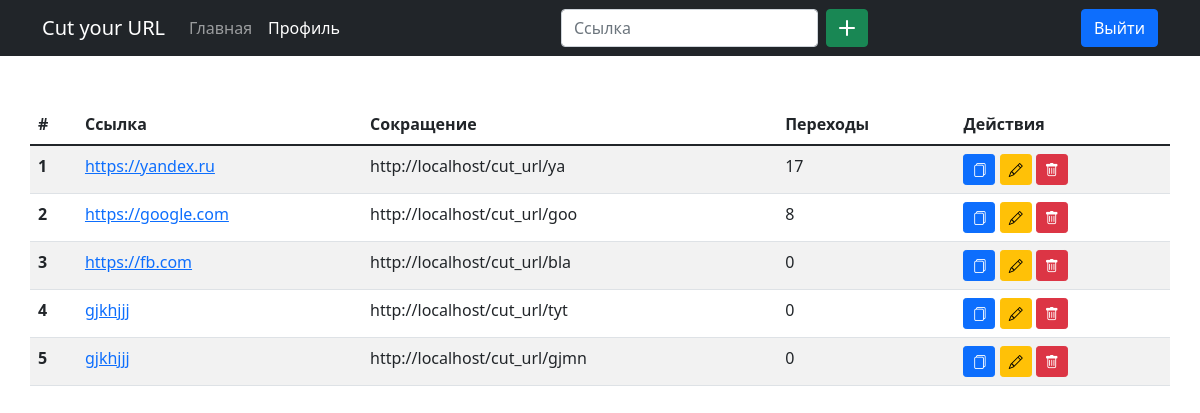
/profile.php (signed in), run on the app's committed database.
### tables this page shows
CREATE TABLE `links` (
  `id` int(11) NOT NULL,
  `user_id` int(11) NOT NULL,
  `long_link` varchar(250) DEFAULT NULL,
  `short_link` varchar(20) DEFAULT NULL,
  `views` int(11) NOT NULL DEFAULT '0'
);

### includes/functions.php (called while the page is built, shortened)
<?php
function get_url($page = "") {
  return HOST . "/$page";
}
function db() {
  try {
    return new PDO("mysql:host=" . DB_HOST . "; dbname=" . DB_NAME . "; charset=utf8", DB_USER, DB_PASS, [
      PDO::ATTR_EMULATE_PREPARES => false,
      PDO::ATTR_ERRMODE => PDO::ERRMODE_EXCEPTION,
      PDO::ATTR_DEFAULT_FETCH_MODE => PDO::FETCH_ASSOC
    ]);
  } catch (PDOException $e) {
    die($e->getMessage());
  }
}
function db_query($sql = '', $exec = false) {
  return db()->query($sql);
}
function get_user_links($user_id) {
  return db_query("SELECT * FROM `links` WHERE `user_id` = $user_id;")->fetchAll();
}

### profile.php (the view, shortened to what this page needs)
<?php
  include "includes/header_profile.php";
  $links = get_user_links($_SESSION['user']);
?>
<main class="container">
  <?php if(!empty($links)) { ?>
    <div class="row mt-5">
      <table class="table table-striped">
        <thead>
          <tr>
            <th scope="col">#</th>
            <th scope="col">Ссылка</th>
            <th scope="col">Сокращение</th>
            <th scope="col">Переходы</th>
            <th scope="col">Действия</th>
          </tr>
        </thead>
        <tbody>
          <?php foreach($links as $key => $link) { ?>
            <tr>
              <th scope="row"><?php echo $key + 1 ?></th>
              <td><a href="<?php echo $link['long_link']; ?>" target="_blank"><?php echo $link['long_link']; ?></a></td>
              <td class="short-link"><?php echo get_url($link['short_link']); ?></td>
              <td><?php echo $link['views']; ?></td>
              <td>
                <a href="#" class="btn btn-primary btn-sm copy-btn" title="Скопировать в буфер" data-clipboard-text="<?php echo get_url($link['short_link']); ?>"><i class="bi bi-files"></i></a>
                <a href="<?php echo get_url('includes/edit.php?user_id=' . $_SESSION['user'] . '&id=' . $link['id']); ?>" class="btn btn-warning btn-sm" title="Редактировать"><i class="bi bi-pencil"></i></a>
                <a href="<?php echo get_url('includes/delete.php?id=' . $link['id']); ?>" class="btn btn-danger btn-sm" title="Удалить"><i class="bi bi-trash"></i></a>
              </td>
            </tr>
          <?php } ?>
        </tbody>
      </table>
    </div>
  <?php } else {?>
    <h1 class="text-center mt-5">
      <span class="badge bg-warning text-dark">Добро пожаловать!<br>Введите вашу первую ссылку!</span>
    </h1>
  <?php } ?>
</main>
<?php include "includes/footer_profile.php"; ?>

### includes/header_profile.php (shortened to what this page needs)
<?php include_once "functions.php"; ?>
<!doctype html>
<html lang="ru">
<head>
	<link href="https://cdn.jsdelivr.net/npm/bootstrap@5.1.2/dist/css/bootstrap.min.css" rel="stylesheet">
	<link rel="stylesheet" href="https://cdn.jsdelivr.net/npm/bootstrap-icons@1.5.0/font/bootstrap-icons.css">
</head>
<body>
	<header>
		<nav class="navbar navbar-expand-lg navbar-dark bg-dark">
			<div class="container">
				<a class="navbar-brand" href="<?php echo get_url(); ?>"><?php echo SITE_NAME; ?></a>
				<div class="collapse navbar-collapse" id="navbarSupportedContent">
					<ul class="navbar-nav me-auto mb-2 mb-lg-0">
						<li class="nav-item">
							<a class="nav-link" aria-current="page" href="<?php echo get_url(); ?>">Главная</a>
						</li>
						<li class="nav-item">
							<a class="nav-link active" href="<?php echo get_url('profile.php'); ?>">Профиль</a>
						</li>
					</ul>
					<form class="d-flex" action="includes/add.php" method="POST">
						<input class="form-control me-2" type="text" placeholder="Ссылка" aria-label="Ссылка" name="link">
						<button class="btn btn-success" type="submit"><i class="bi bi-plus-lg"></i></button>
					</form>
					<ul class="navbar-nav ms-auto mb-2 mb-lg-0">
						<li class="nav-item">
							<a href="<?php echo get_url('includes/logout.php'); ?>" class="btn btn-primary">Выйти</a>
						</li>
					</ul>
				</div>
			</div>
		</nav>
	</header>

### includes/footer_profile.php (shortened to what this page needs)
</body>
</html>

### data on the page
links: long_link "https://yandex.ru", short_link "http://localhost/cut_url/ya", views "17"
links: long_link "https://google.com", short_link "http://localhost/cut_url/goo", views "8"
links: long_link "https://fb.com", short_link "http://localhost/cut_url/bla", views "0"
links: long_link "gjkhjjj", short_link "http://localhost/cut_url/tyt", views "0"
links: long_link "gjkhjjj", short_link "http://localhost/cut_url/gjmn", views "0"

### other printed values
SITE_NAME "Cut your URL"
